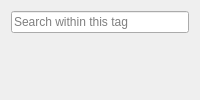
<?xml version="1.0" encoding="UTF-8"?>
<ui version="4.0">
 <class>TagOverview</class>
 <widget class="QWidget" name="TagOverview">
  <property name="windowTitle">
   <string>Tag overview</string>
  </property>
  <layout class="QVBoxLayout" name="layout" stretch="0,0,1">
   <item>
    <widget class="QLineEdit" name="search">
     <property name="placeholderText">
      <string>Search within this tag</string>
     </property>
     <property name="clearButtonEnabled">
      <bool>true</bool>
     </property>
    </widget>
   </item>
   <item>
    <widget class="QLabel" name="note">
     <property name="wordWrap">
      <bool>true</bool>
     </property>
    </widget>
   </item>
   <item>
    <widget class="QWidget" name="panes" />
   </item>
  </layout>
 </widget>
 <resources />
 <connections />
</ui>
